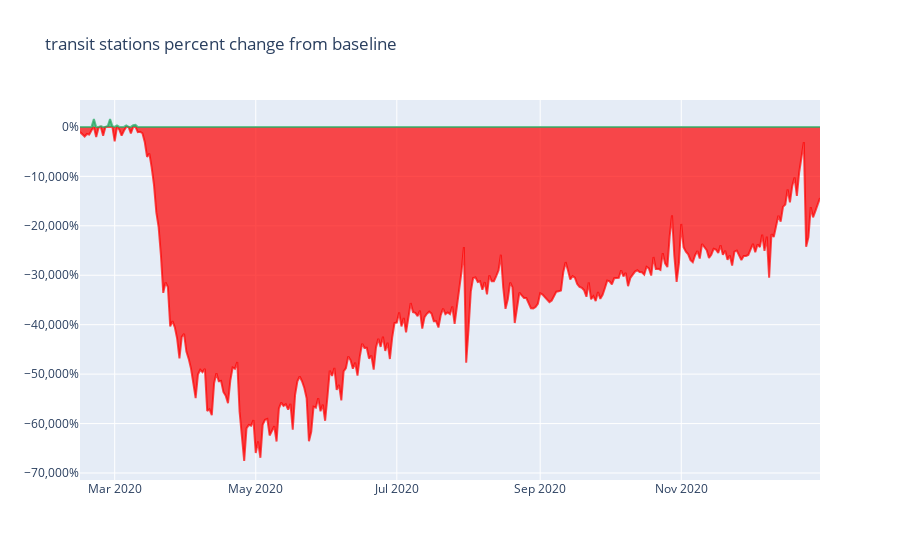

The notebook cell saved with this chart:
### Code cell
plot_this(df_mobility,'transit_stations_percent_change_from_baseline')

### Figure 1 — Plotly figure (JSON) as saved in the notebook; plotly's stock layout.template omitted (floating-point values rounded to 4 significant figures; data arrays with more than 128 entries replaced by an {"elided": "..."} marker saying what was removed)
{"data": [{"fill": "tozeroy", "fillcolor": "rgba(255, 0, 0,0.7)", "line": {"color": "rgba(255,0,0,0.7)"}, "type": "scatter", "x": {"elided": "321 str values"}, "y": {"elided": "321 float values"}}, {"fill": "tozeroy", "fillcolor": "rgba(33, 168, 96,0.7)", "line": {"color": "rgba(33,168,96,0.7)"}, "type": "scatter", "x": {"elided": "321 str values"}, "y": {"elided": "321 float values"}}], "layout": {"showlegend": false, "title": {"text": "transit stations percent change from baseline"}, "yaxis": {"tickformat": ",.0%"}}}
